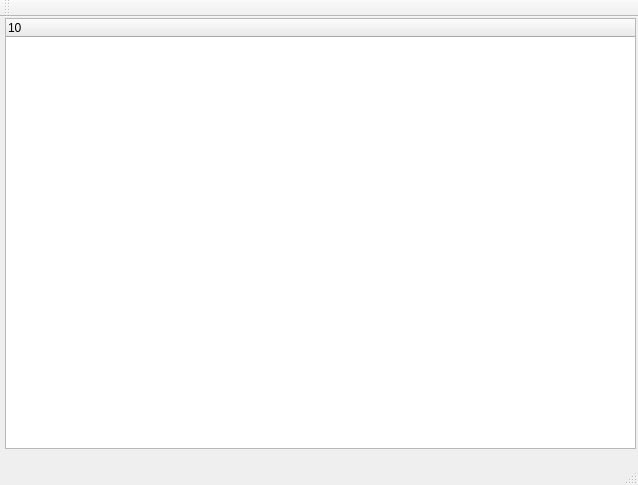
<?xml version="1.0" encoding="UTF-8"?>
<ui version="4.0">
 <class>MainWindow</class>
 <widget class="QMainWindow" name="MainWindow">
  <property name="geometry">
   <rect>
    <x>0</x>
    <y>0</y>
    <width>638</width>
    <height>485</height>
   </rect>
  </property>
  <property name="windowTitle">
   <string>MainWindow</string>
  </property>
  <widget class="QWidget" name="centralWidget">
   <widget class="QTreeWidget" name="treeWidget">
    <property name="geometry">
     <rect>
      <x>5</x>
      <y>1</y>
      <width>631</width>
      <height>431</height>
     </rect>
    </property>
    <property name="horizontalScrollMode">
     <enum>QAbstractItemView::ScrollPerItem</enum>
    </property>
    <column>
     <property name="text">
      <string>10</string>
     </property>
    </column>
   </widget>
  </widget>
  <widget class="QMenuBar" name="menuBar">
   <property name="geometry">
    <rect>
     <x>0</x>
     <y>0</y>
     <width>638</width>
     <height>23</height>
    </rect>
   </property>
  </widget>
  <widget class="QToolBar" name="mainToolBar">
   <attribute name="toolBarArea">
    <enum>TopToolBarArea</enum>
   </attribute>
   <attribute name="toolBarBreak">
    <bool>false</bool>
   </attribute>
  </widget>
  <widget class="QStatusBar" name="statusBar"/>
 </widget>
 <layoutdefault spacing="6" margin="11"/>
 <resources/>
 <connections/>
</ui>
